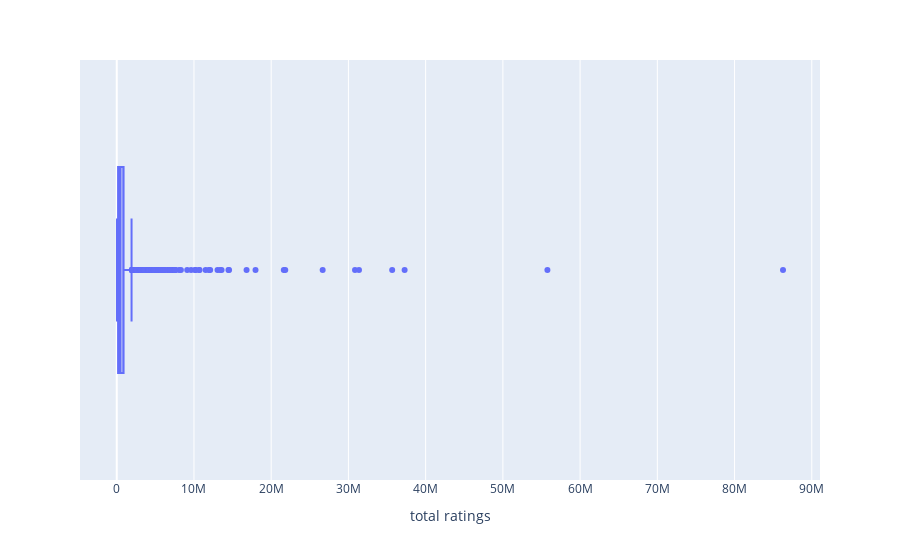

This figure's notebook cell:
### Markdown cell above
- Seaborn is more popular than Plotly but we can not get some certain inf about the certain values.

### Code cell
#Boxplot with Plotly

fig = px.box(df, x= 'total ratings', hover_data = df[['title','category']])
fig.update_traces(quartilemethod="inclusive")
fig.show()

### Figure 1 — Plotly figure (JSON) as saved in the notebook; plotly's stock layout.template omitted (floating-point values rounded to 4 significant figures; data arrays with more than 128 entries replaced by an {"elided": "..."} marker saying what was removed)
{"data": [{"alignmentgroup": "True", "customdata": {"elided": "1730x2 str values"}, "hovertemplate": "total ratings=%{x}<br>title=%{customdata[0]}<br>category=%{customdata[1]}<extra></extra>", "legendgroup": "", "marker": {"color": "#636efa"}, "name": "", "notched": false, "offsetgroup": "", "orientation": "h", "quartilemethod": "inclusive", "showlegend": false, "type": "box", "x": {"elided": "1730 int values"}, "x0": " ", "xaxis": "x", "y0": " ", "yaxis": "y"}], "layout": {"boxmode": "group", "legend": {"tracegroupgap": 0}, "margin": {"t": 60}, "xaxis": {"anchor": "y", "domain": [0, 1], "title": {"text": "total ratings"}}, "yaxis": {"anchor": "x", "domain": [0, 1]}}}
